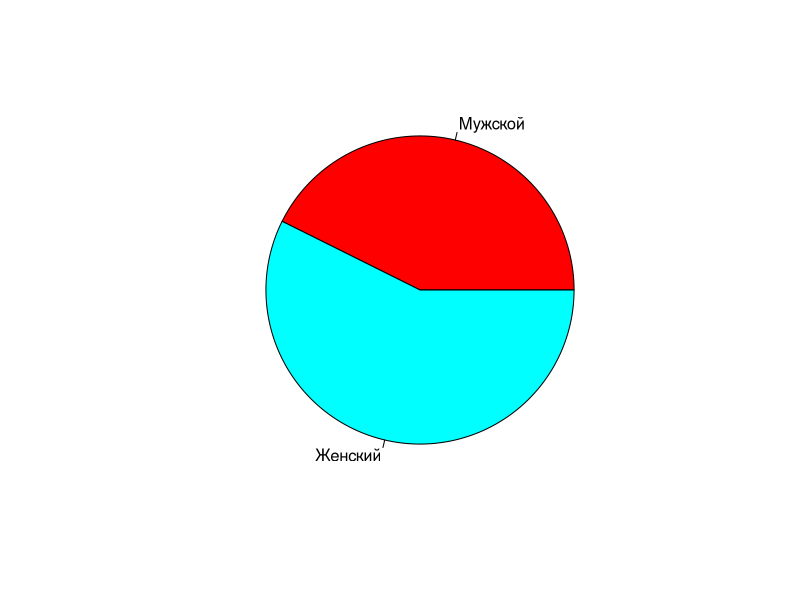
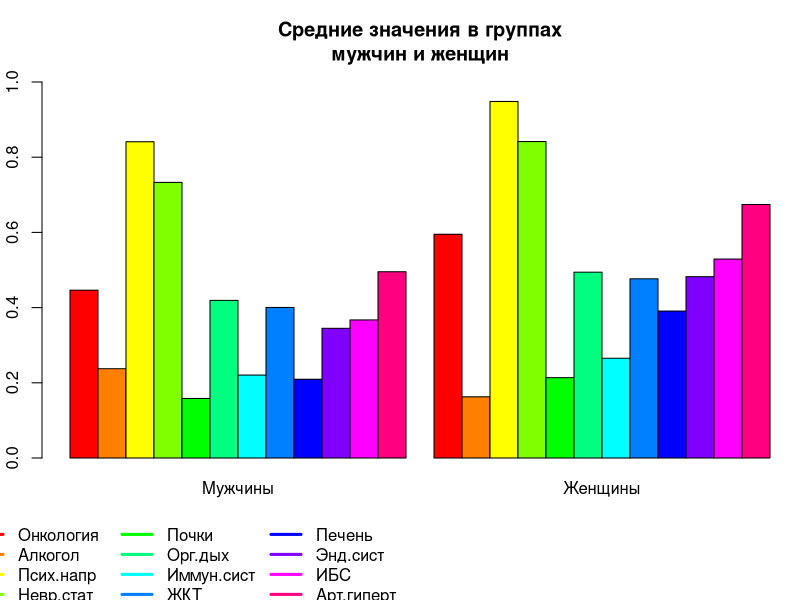
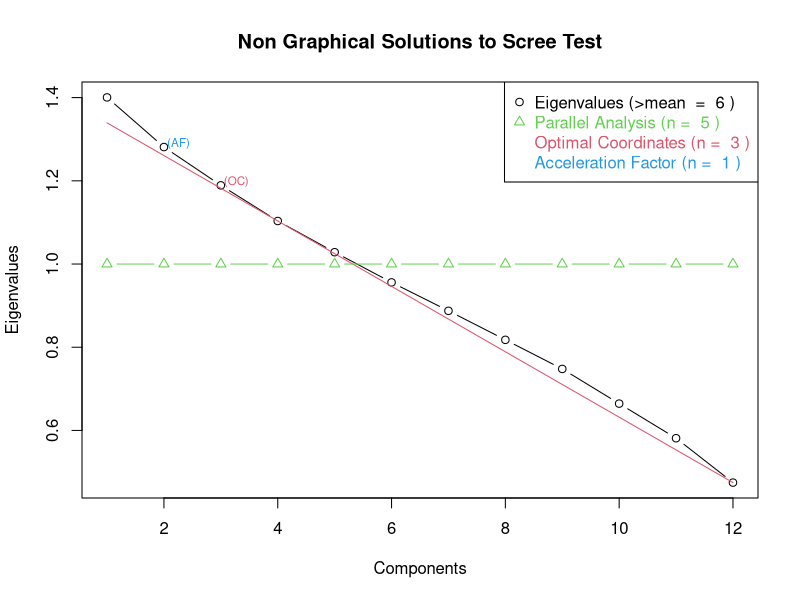

These figures' R source, in order:
# library(nortest)
library(psych)
library(GPArotation)
# library(Hmisc)
library(nFactors)
options(digits = 3)
opar <- par(no.readonly=TRUE)

dt <- read.table("data.csv", sep = ";", header = TRUE)
dt <- dt[, c(-1, -3)]
dt$Пол <- factor(dt$Пол, levels = c(1, 2), labels = c("Мужской", "Женский"))
dt$Возрастная.группа <- factor(dt$Возрастная.группа, levels = c(1, 2), labels = c("1986.1988", "1999.1992"))
desc.stats <- psych::describe(dt)
print(desc.stats)
pie(table(dt$Пол), col = rainbow(2))
# Проверка соответствия нормальному закону распределения
norm.test.out <- data.frame(sapply(dt[3:15], FUN = function(x) shapiro.test(x)[1:2]))
rownames(norm.test.out) <- c("W", "p")
print(norm.test.out)
gender.test.out <- data.frame(sapply(dt[,4:15], FUN = function(x) wilcox.test(x ~ dt$Пол, data = dt)[c(1,3)]))
rownames(gender.test.out) <- c("W", "p")
print(gender.test.out)
# gender.means <- data.frame(sapply(dt[4:15], FUN = function(x) tapply(x, dt$Пол, FUN = mean, na.rm = TRUE)))
# rownames(gender.means) <- c("Мужчины", "Женщины")
# by(dt[,4:15], dt$Пол, FUN = colMeans)
gender.means <- aggregate(dt[4:15], by = list(dt$Пол), FUN = mean, na.rm = TRUE)[-1]
rownames(gender.means) <- c("Мужчины", "Женщины")
print(gender.means)
par(mar=c(7, 2, 4, 0) + 0.1, xpd = TRUE)
barplot(t(gender.means), beside=T, col = rainbow(12), ylim = 0:1)
title(main = "Средние значения в группах\nмужчин и женщин")
legend(-3, -0.15, legend = names(gender.means), lty = 1, lwd = 3, col = rainbow(12), bty = "n", ncol = 3)
par(opar)
#cor.matrix <-  round(cor(dt[,4:15], method = "spearman"), digits = 2)
cor.matrix <- corr.test((dt[,4:15]), method = "spearman")
print(cor.matrix)
# Факторный анализ
ev <- eigen(cor(dt[,4:15]))
ap <- parallel(subject=nrow(dt),var=ncol(dt[,4:15]), rep=1000,cent=.05)
nS <- nScree(ev$values, ap$eigen$qevpea)
print(nS)
plotnScree(nS)
# fa.parallel(dt[,4:15], fm = "pa")
# fit <- factanal(dt[,4:15], 5, rotation = "varimax")
fit <- fa(dt[,4:15], nfactors=3, rotate="promax", fm="pa")
print(fit)
print(fit$loadings, digits=2, cutoff=.3, sort=TRUE)
